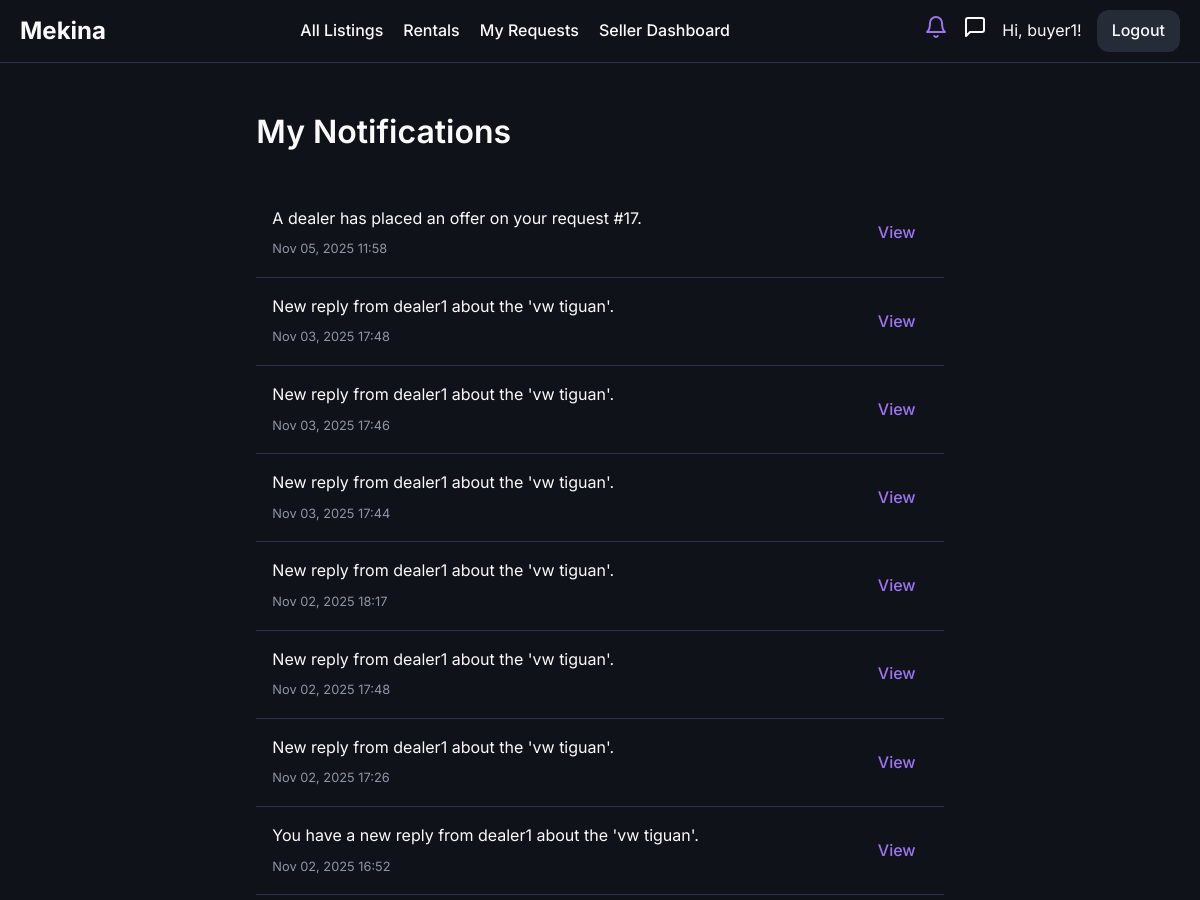
The app's page /notifications (signed in, upper part), older data.
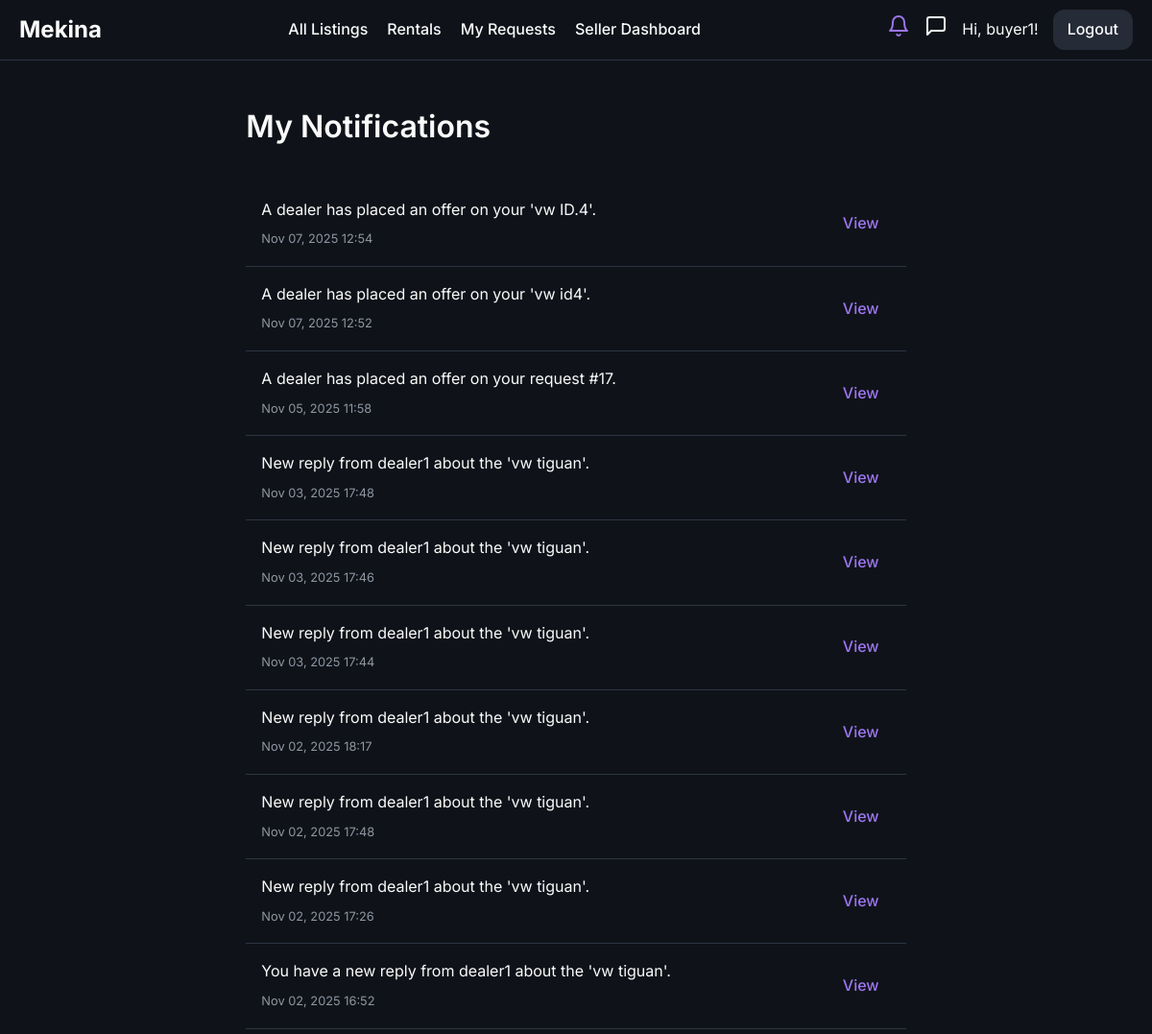
The same page, newer data.
### models/notification.py (models this page shows)
class Notification(db.Model):
    __tablename__ = 'notification'
    id = db.Column(db.Integer, primary_key=True)
    user_id = db.Column(db.Integer, db.ForeignKey('user.id'), nullable=False)
    message = db.Column(db.Text, nullable=False)
    link = db.Column(db.String(255), nullable=True)
    is_read = db.Column(db.Boolean, default=False, nullable=False)
    timestamp = db.Column(db.DateTime, default=datetime.utcnow, index=True)

### routes/main.py (the view)
@main_bp.route('/notifications')
@login_required
def notifications():
    unread = Notification.query.filter_by(user_id=current_user.id, is_read=False).all()
    for notification in unread:
        notification.is_read = True
    db.session.commit()
    user_notifications = Notification.query.filter_by(user_id=current_user.id).order_by(Notification.timestamp.desc()).limit(50).all()
    return render_template('notifications.html', notifications=user_notifications)

### templates/notifications.html (shortened to what this page needs)
{% extends "base.html" %}
{% block content %}
    <h1>My Notifications</h1>
    <div class="notification-list" id="notification-list">
        {% if notifications %}
            {% for notification in notifications %}
                <div class="notification-item {% if not notification.is_read %}unread{% endif %}">
                    <div class="notification-content">
                        <p>{{ notification.message }}</p>
                        <small class="notification-time">{{ notification.timestamp.strftime('%b %d, %Y %H:%M') }}</small>
                    </div>
                    <div class="notification-action">
                        {% if notification.link %}
                            <a href="{{ notification.link }}" class="btn">View</a>
                        {% endif %}
                    </div>
                </div>
            {% endfor %}
        {% else %}
            <p id="no-notifications-message">You have no notifications yet.</p>
        {% endif %}
    </div>
{% endblock %}

Row changes from the older to the newer data that the page shows:
added Notification: message "A dealer has placed an offer on your 'vw ID.4'.", timestamp "Nov 07, 2025 12:54"
added Notification: message "A dealer has placed an offer on your 'vw id4'.", timestamp "Nov 07, 2025 12:52"
